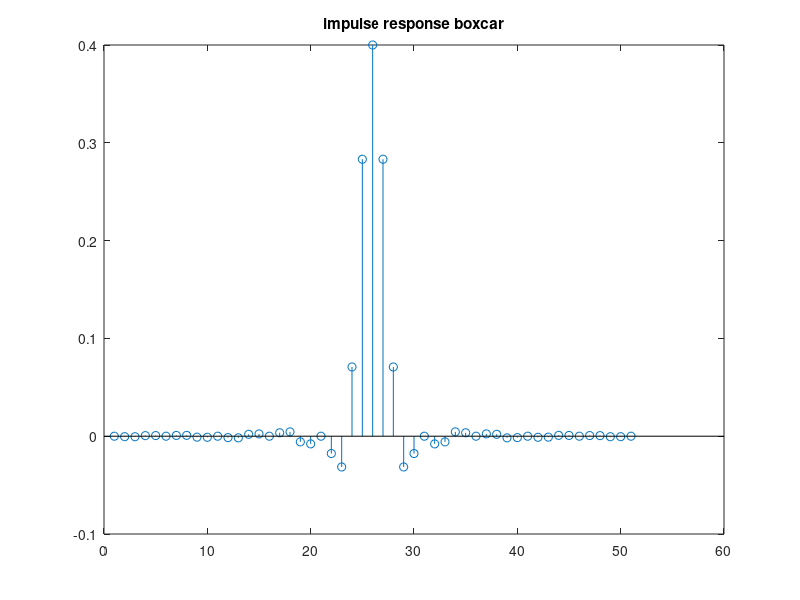
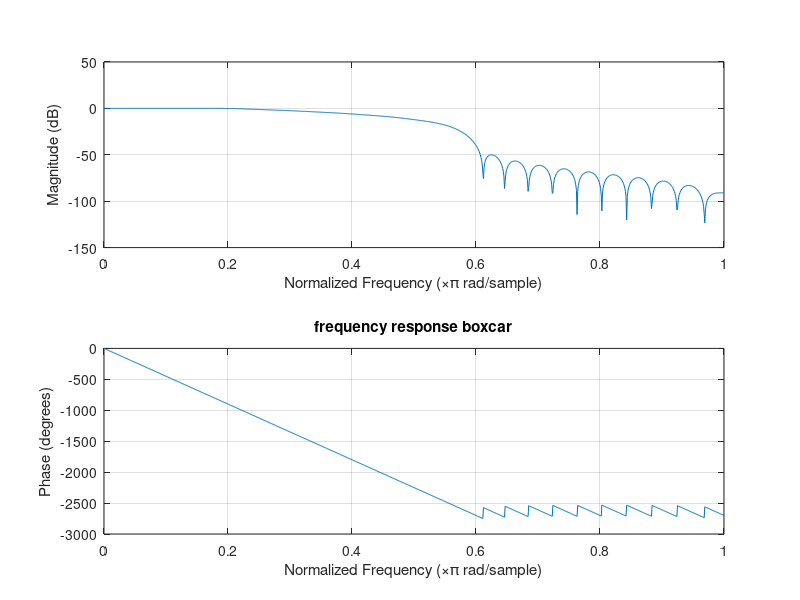
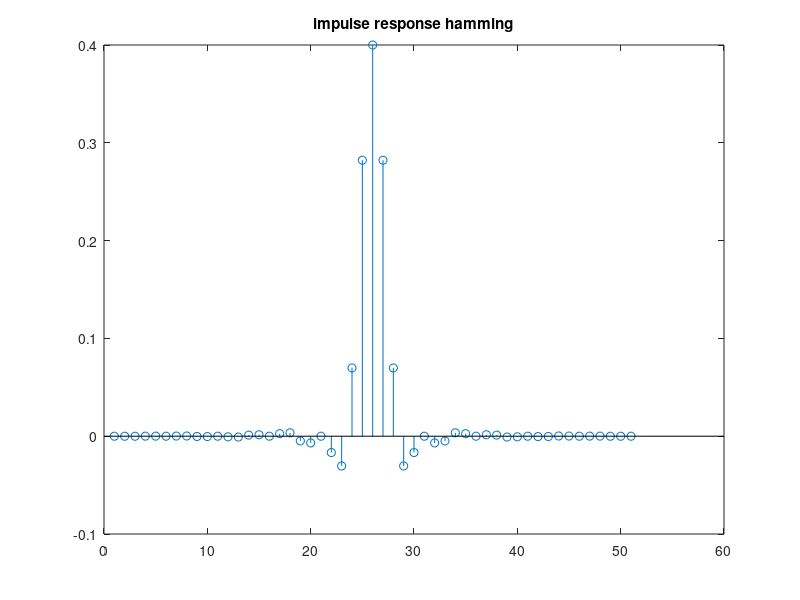
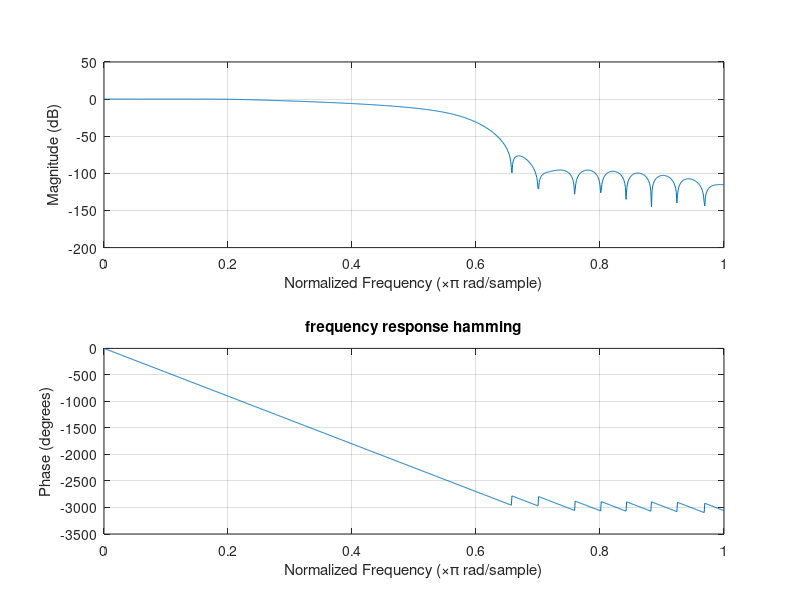

Here is the MATLAB script that generated these plots, in order:
%B = fir2(N,F,M,win); – N, F, M as in remez; win – chosen window (e.g bartlett(N+1))
%Implemented windows: blackman boxcar butter chebwin hamming hanning kaiser
%BOXCAR
F=[0 0.2 0.6 1];
M=[1 1 0 0];
N=50;
win=boxcar(N+1);

B = fir2(N,F,M,win); 
%impulse response
figure(1)
stem(B);
title('impulse response boxcar');

%frequency response
figure(2)
A=1;
N=1000;
freqz(B,A,N);
title('frequency response boxcar');

%HAMMING
F=[0 0.2 0.6 1];
M=[1 1 0 0];
N=50;
win1=hamming(N+1);

B = fir2(N,F,M,win1); 
%impulse response
figure(3)
stem(B);
title('impulse response hamming');

%frequency response
figure(4)
A=1;
N=1000;
freqz(B,A,N);
title('frequency response hamming');
